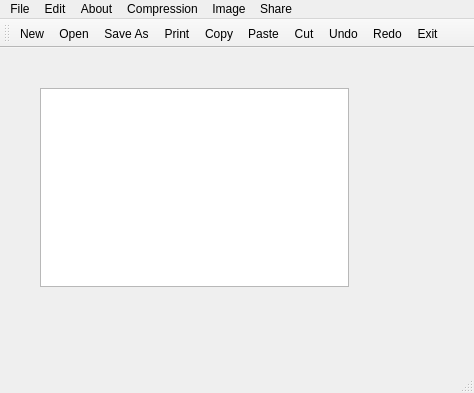
<?xml version="1.0" encoding="UTF-8"?>
<ui version="4.0">
 <class>MainWindow</class>
 <widget class="QMainWindow" name="MainWindow">
  <property name="geometry">
   <rect>
    <x>0</x>
    <y>0</y>
    <width>474</width>
    <height>393</height>
   </rect>
  </property>
  <property name="windowTitle">
   <string>MainWindow</string>
  </property>
  <widget class="QWidget" name="centralWidget">
   <widget class="QWidget" name="verticalLayoutWidget">
    <property name="geometry">
     <rect>
      <x>29</x>
      <y>29</y>
      <width>331</width>
      <height>221</height>
     </rect>
    </property>
    <layout class="QVBoxLayout" name="verticalLayout">
     <item>
      <widget class="QPlainTextEdit" name="plainTextEdit"/>
     </item>
    </layout>
   </widget>
  </widget>
  <widget class="QMenuBar" name="menuBar">
   <property name="geometry">
    <rect>
     <x>0</x>
     <y>0</y>
     <width>474</width>
     <height>22</height>
    </rect>
   </property>
   <widget class="QMenu" name="menuFile">
    <property name="title">
     <string>File</string>
    </property>
    <addaction name="actionNew"/>
    <addaction name="actionOpen"/>
    <addaction name="actionSave"/>
    <addaction name="actionPrint"/>
    <addaction name="actionExit"/>
   </widget>
   <widget class="QMenu" name="menuEdit">
    <property name="title">
     <string>Edit</string>
    </property>
    <addaction name="actionCopy"/>
    <addaction name="actionPaste"/>
    <addaction name="actionCut"/>
    <addaction name="actionUndo"/>
    <addaction name="actionRedo"/>
   </widget>
   <widget class="QMenu" name="menuAbout">
    <property name="title">
     <string>About</string>
    </property>
    <addaction name="actionAuthors"/>
    <addaction name="actionAbout_Qt"/>
   </widget>
   <widget class="QMenu" name="menuCompress">
    <property name="geometry">
     <rect>
      <x>468</x>
      <y>131</y>
      <width>179</width>
      <height>100</height>
     </rect>
    </property>
    <property name="title">
     <string>Compression</string>
    </property>
    <addaction name="actionCompress"/>
    <addaction name="actionDecompress"/>
   </widget>
   <widget class="QMenu" name="menuShare">
    <property name="title">
     <string>Share</string>
    </property>
    <addaction name="actionMail"/>
   </widget>
   <widget class="QMenu" name="menuImage">
    <property name="title">
     <string>Image</string>
    </property>
    <addaction name="actionImage_Mode"/>
    <addaction name="actionCompress_Image"/>
   </widget>
   <addaction name="menuFile"/>
   <addaction name="menuEdit"/>
   <addaction name="menuAbout"/>
   <addaction name="menuCompress"/>
   <addaction name="menuImage"/>
   <addaction name="menuShare"/>
  </widget>
  <widget class="QToolBar" name="mainToolBar">
   <attribute name="toolBarArea">
    <enum>TopToolBarArea</enum>
   </attribute>
   <attribute name="toolBarBreak">
    <bool>false</bool>
   </attribute>
   <addaction name="actionNew"/>
   <addaction name="actionOpen"/>
   <addaction name="actionSave"/>
   <addaction name="actionPrint"/>
   <addaction name="actionCopy"/>
   <addaction name="actionPaste"/>
   <addaction name="actionCut"/>
   <addaction name="actionUndo"/>
   <addaction name="actionRedo"/>
   <addaction name="actionExit"/>
  </widget>
  <widget class="QStatusBar" name="statusBar"/>
  <action name="actionNew">
   <property name="icon">
    <iconset resource="resources.qrc">
     <normaloff>:/imgs/imgs/New.bmp</normaloff>:/imgs/imgs/New.bmp</iconset>
   </property>
   <property name="text">
    <string>New</string>
   </property>
   <property name="shortcut">
    <string>Ctrl+N</string>
   </property>
  </action>
  <action name="actionOpen">
   <property name="icon">
    <iconset resource="resources.qrc">
     <normaloff>:/imgs/imgs/Open.bmp</normaloff>:/imgs/imgs/Open.bmp</iconset>
   </property>
   <property name="text">
    <string>Open</string>
   </property>
   <property name="shortcut">
    <string>Ctrl+O</string>
   </property>
  </action>
  <action name="actionSave">
   <property name="icon">
    <iconset resource="resources.qrc">
     <normaloff>:/imgs/imgs/Save.bmp</normaloff>:/imgs/imgs/Save.bmp</iconset>
   </property>
   <property name="text">
    <string> Save As</string>
   </property>
   <property name="shortcut">
    <string>Ctrl+S</string>
   </property>
  </action>
  <action name="actionPrint">
   <property name="icon">
    <iconset resource="resources.qrc">
     <normaloff>:/imgs/imgs/Turtle.png</normaloff>:/imgs/imgs/Turtle.png</iconset>
   </property>
   <property name="text">
    <string>Print</string>
   </property>
   <property name="shortcut">
    <string>Ctrl+P</string>
   </property>
  </action>
  <action name="actionExit">
   <property name="icon">
    <iconset resource="resources.qrc">
     <normaloff>:/imgs/imgs/dtu.png</normaloff>:/imgs/imgs/dtu.png</iconset>
   </property>
   <property name="text">
    <string>Exit</string>
   </property>
   <property name="shortcut">
    <string>Ctrl+Q</string>
   </property>
  </action>
  <action name="actionCopy">
   <property name="icon">
    <iconset resource="resources.qrc">
     <normaloff>:/imgs/imgs/Copy.bmp</normaloff>:/imgs/imgs/Copy.bmp</iconset>
   </property>
   <property name="text">
    <string>Copy</string>
   </property>
   <property name="shortcut">
    <string>Ctrl+C</string>
   </property>
  </action>
  <action name="actionPaste">
   <property name="icon">
    <iconset resource="resources.qrc">
     <normaloff>:/imgs/imgs/Paste.bmp</normaloff>:/imgs/imgs/Paste.bmp</iconset>
   </property>
   <property name="text">
    <string>Paste</string>
   </property>
   <property name="shortcut">
    <string>Ctrl+V</string>
   </property>
  </action>
  <action name="actionCut">
   <property name="icon">
    <iconset resource="resources.qrc">
     <normaloff>:/imgs/imgs/Cut.bmp</normaloff>:/imgs/imgs/Cut.bmp</iconset>
   </property>
   <property name="text">
    <string>Cut</string>
   </property>
   <property name="shortcut">
    <string>Ctrl+X</string>
   </property>
  </action>
  <action name="actionUndo">
   <property name="text">
    <string>Undo</string>
   </property>
   <property name="shortcut">
    <string>Ctrl+Z</string>
   </property>
  </action>
  <action name="actionRedo">
   <property name="text">
    <string>Redo</string>
   </property>
   <property name="shortcut">
    <string>Ctrl+Y</string>
   </property>
  </action>
  <action name="actionAuthors">
   <property name="text">
    <string>About Us</string>
   </property>
  </action>
  <action name="actionAbout_Qt">
   <property name="text">
    <string>About Qt</string>
   </property>
  </action>
  <action name="actionCompress">
   <property name="text">
    <string>Compress Text</string>
   </property>
  </action>
  <action name="actionDecompress">
   <property name="text">
    <string>Decompress Text</string>
   </property>
  </action>
  <action name="actionMail">
   <property name="text">
    <string>Mail</string>
   </property>
  </action>
  <action name="actionCompress_Image">
   <property name="text">
    <string>Compress Image</string>
   </property>
  </action>
  <action name="actionImage_Mode">
   <property name="text">
    <string>Image Mode</string>
   </property>
   <property name="shortcut">
    <string>Ctrl+I</string>
   </property>
  </action>
  <action name="actionCompress_Image_2">
   <property name="text">
    <string>Compress Image</string>
   </property>
  </action>
 </widget>
 <layoutdefault spacing="6" margin="11"/>
 <resources>
  <include location="resources.qrc"/>
 </resources>
 <connections/>
</ui>
